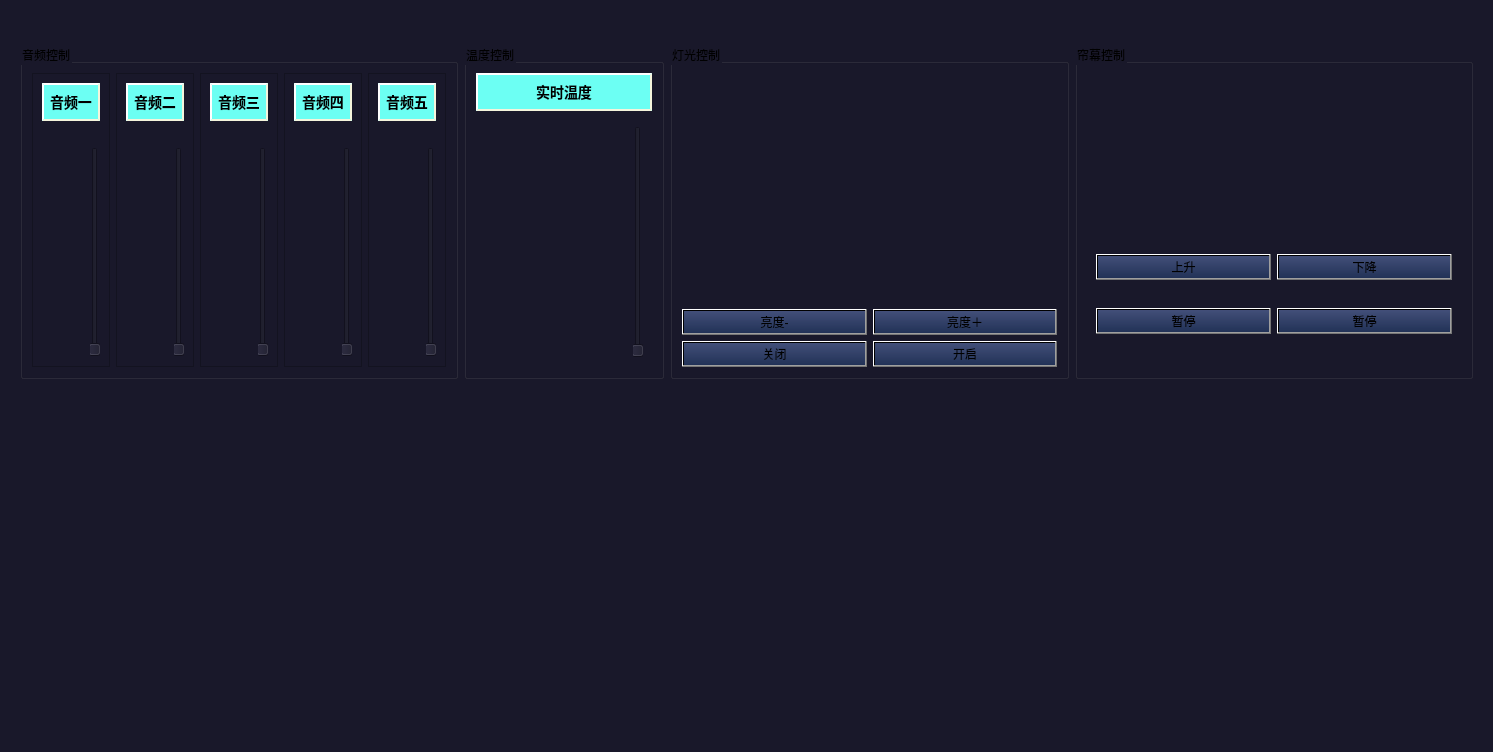
<?xml version="1.0" encoding="UTF-8"?>
<ui version="4.0">
 <class>frmcontrol</class>
 <widget class="QWidget" name="frmcontrol">
  <property name="geometry">
   <rect>
    <x>0</x>
    <y>0</y>
    <width>1493</width>
    <height>752</height>
   </rect>
  </property>
  <property name="windowTitle">
   <string>Form</string>
  </property>
  <property name="styleSheet">
   <string notr="true">background-color: rgb(25, 24, 42);</string>
  </property>
  <layout class="QVBoxLayout" name="verticalLayout_7">
   <item>
    <widget class="QWidget" name="widget_6" native="true">
     <layout class="QHBoxLayout" name="horizontalLayout_6"/>
    </widget>
   </item>
   <item>
    <widget class="QWidget" name="widget_4" native="true">
     <layout class="QGridLayout" name="gridLayout_3">
      <item row="0" column="0">
       <widget class="QGroupBox" name="groupBox">
        <property name="title">
         <string>音频控制</string>
        </property>
        <layout class="QHBoxLayout" name="horizontalLayout_4">
         <item>
          <widget class="QFrame" name="frame">
           <property name="maximumSize">
            <size>
             <width>200</width>
             <height>16777215</height>
            </size>
           </property>
           <property name="frameShape">
            <enum>QFrame::StyledPanel</enum>
           </property>
           <property name="frameShadow">
            <enum>QFrame::Raised</enum>
           </property>
           <layout class="QVBoxLayout" name="verticalLayout_2">
            <item>
             <layout class="QVBoxLayout" name="verticalLayout">
              <item>
               <widget class="QPushButton" name="pushButton">
                <property name="styleSheet">
                 <string notr="true">QPushButton {
	background-color: rgb(108, 255, 243);
    border-style: outset;
    border-width: 2px;
 
    border-color: beige;
    font: bold 14px;
 
    padding: 6px;
}</string>
                </property>
                <property name="text">
                 <string>音频一</string>
                </property>
               </widget>
              </item>
              <item>
               <widget class="QLabel" name="label">
                <property name="maximumSize">
                 <size>
                  <width>16777215</width>
                  <height>30</height>
                 </size>
                </property>
                <property name="text">
                 <string/>
                </property>
               </widget>
              </item>
              <item>
               <layout class="QHBoxLayout" name="horizontalLayout">
                <item>
                 <widget class="BarVolume" name="widget" native="true"/>
                </item>
                <item>
                 <widget class="QSlider" name="verticalSlider">
                  <property name="styleSheet">
                   <string notr="true">width:10px;

</string>
                  </property>
                  <property name="orientation">
                   <enum>Qt::Vertical</enum>
                  </property>
                 </widget>
                </item>
               </layout>
              </item>
             </layout>
            </item>
           </layout>
          </widget>
         </item>
         <item>
          <widget class="QFrame" name="frame_2">
           <property name="maximumSize">
            <size>
             <width>100</width>
             <height>16777215</height>
            </size>
           </property>
           <property name="frameShape">
            <enum>QFrame::StyledPanel</enum>
           </property>
           <property name="frameShadow">
            <enum>QFrame::Raised</enum>
           </property>
           <layout class="QVBoxLayout" name="verticalLayout_3">
            <item>
             <layout class="QVBoxLayout" name="verticalLayout_4">
              <item>
               <widget class="QPushButton" name="pushButton_2">
                <property name="styleSheet">
                 <string notr="true">QPushButton {
	background-color: rgb(108, 255, 243);
    border-style: outset;
    border-width: 2px;
 
    border-color: beige;
    font: bold 14px;
 
    padding: 6px;
}</string>
                </property>
                <property name="text">
                 <string>音频二</string>
                </property>
               </widget>
              </item>
              <item>
               <widget class="QLabel" name="label_2">
                <property name="maximumSize">
                 <size>
                  <width>16777215</width>
                  <height>30</height>
                 </size>
                </property>
                <property name="text">
                 <string/>
                </property>
               </widget>
              </item>
              <item>
               <layout class="QHBoxLayout" name="horizontalLayout_2">
                <item>
                 <widget class="BarVolume" name="widget_2" native="true"/>
                </item>
                <item>
                 <widget class="QSlider" name="verticalSlider_2">
                  <property name="styleSheet">
                   <string notr="true">width:10px;

</string>
                  </property>
                  <property name="orientation">
                   <enum>Qt::Vertical</enum>
                  </property>
                 </widget>
                </item>
               </layout>
              </item>
             </layout>
            </item>
           </layout>
          </widget>
         </item>
         <item>
          <widget class="QFrame" name="frame_3">
           <property name="maximumSize">
            <size>
             <width>200</width>
             <height>16777215</height>
            </size>
           </property>
           <property name="frameShape">
            <enum>QFrame::StyledPanel</enum>
           </property>
           <property name="frameShadow">
            <enum>QFrame::Raised</enum>
           </property>
           <layout class="QVBoxLayout" name="verticalLayout_5">
            <item>
             <layout class="QVBoxLayout" name="verticalLayout_6">
              <item>
               <widget class="QPushButton" name="pushButton_3">
                <property name="styleSheet">
                 <string notr="true">QPushButton {
	background-color: rgb(108, 255, 243);
    border-style: outset;
    border-width: 2px;
 
    border-color: beige;
    font: bold 14px;
 
    padding: 6px;
}</string>
                </property>
                <property name="text">
                 <string>音频三</string>
                </property>
               </widget>
              </item>
              <item>
               <widget class="QLabel" name="label_3">
                <property name="maximumSize">
                 <size>
                  <width>16777215</width>
                  <height>30</height>
                 </size>
                </property>
                <property name="text">
                 <string/>
                </property>
               </widget>
              </item>
              <item>
               <layout class="QHBoxLayout" name="horizontalLayout_3">
                <item>
                 <widget class="BarVolume" name="widget_3" native="true"/>
                </item>
                <item>
                 <widget class="QSlider" name="verticalSlider_3">
                  <property name="styleSheet">
                   <string notr="true">width:10px;

</string>
                  </property>
                  <property name="orientation">
                   <enum>Qt::Vertical</enum>
                  </property>
                 </widget>
                </item>
               </layout>
              </item>
             </layout>
            </item>
           </layout>
          </widget>
         </item>
         <item>
          <widget class="QFrame" name="frame_4">
           <property name="maximumSize">
            <size>
             <width>200</width>
             <height>16777215</height>
            </size>
           </property>
           <property name="frameShape">
            <enum>QFrame::StyledPanel</enum>
           </property>
           <property name="frameShadow">
            <enum>QFrame::Raised</enum>
           </property>
           <layout class="QVBoxLayout" name="verticalLayout_15">
            <item>
             <layout class="QVBoxLayout" name="verticalLayout_16">
              <item>
               <widget class="QPushButton" name="pushButton_11">
                <property name="styleSheet">
                 <string notr="true">QPushButton {
	background-color: rgb(108, 255, 243);
    border-style: outset;
    border-width: 2px;
 
    border-color: beige;
    font: bold 14px;
 
    padding: 6px;
}</string>
                </property>
                <property name="text">
                 <string>音频四</string>
                </property>
               </widget>
              </item>
              <item>
               <widget class="QLabel" name="label_4">
                <property name="maximumSize">
                 <size>
                  <width>16777215</width>
                  <height>30</height>
                 </size>
                </property>
                <property name="text">
                 <string/>
                </property>
               </widget>
              </item>
              <item>
               <layout class="QHBoxLayout" name="horizontalLayout_8">
                <item>
                 <widget class="BarVolume" name="widget_10" native="true"/>
                </item>
                <item>
                 <widget class="QSlider" name="verticalSlider_5">
                  <property name="styleSheet">
                   <string notr="true">width:10px;

</string>
                  </property>
                  <property name="orientation">
                   <enum>Qt::Vertical</enum>
                  </property>
                 </widget>
                </item>
               </layout>
              </item>
             </layout>
            </item>
           </layout>
          </widget>
         </item>
         <item>
          <widget class="QFrame" name="frame_5">
           <property name="maximumSize">
            <size>
             <width>200</width>
             <height>16777215</height>
            </size>
           </property>
           <property name="frameShape">
            <enum>QFrame::StyledPanel</enum>
           </property>
           <property name="frameShadow">
            <enum>QFrame::Raised</enum>
           </property>
           <layout class="QVBoxLayout" name="verticalLayout_17">
            <item>
             <layout class="QVBoxLayout" name="verticalLayout_18">
              <item>
               <widget class="QPushButton" name="pushButton_12">
                <property name="styleSheet">
                 <string notr="true">QPushButton {
	background-color: rgb(108, 255, 243);
    border-style: outset;
    border-width: 2px;
 
    border-color: beige;
    font: bold 14px;
 
    padding: 6px;
}</string>
                </property>
                <property name="text">
                 <string>音频五</string>
                </property>
               </widget>
              </item>
              <item>
               <widget class="QLabel" name="label_5">
                <property name="maximumSize">
                 <size>
                  <width>16777215</width>
                  <height>30</height>
                 </size>
                </property>
                <property name="text">
                 <string/>
                </property>
               </widget>
              </item>
              <item>
               <layout class="QHBoxLayout" name="horizontalLayout_9">
                <item>
                 <widget class="BarVolume" name="widget_11" native="true"/>
                </item>
                <item>
                 <widget class="QSlider" name="verticalSlider_6">
                  <property name="styleSheet">
                   <string notr="true">width:10px;

</string>
                  </property>
                  <property name="orientation">
                   <enum>Qt::Vertical</enum>
                  </property>
                 </widget>
                </item>
               </layout>
              </item>
             </layout>
            </item>
           </layout>
          </widget>
         </item>
        </layout>
       </widget>
      </item>
      <item row="0" column="1">
       <widget class="QGroupBox" name="groupBox_5">
        <property name="minimumSize">
         <size>
          <width>200</width>
          <height>0</height>
         </size>
        </property>
        <property name="maximumSize">
         <size>
          <width>200</width>
          <height>16777215</height>
         </size>
        </property>
        <property name="title">
         <string>温度控制</string>
        </property>
        <layout class="QVBoxLayout" name="verticalLayout_22">
         <item>
          <widget class="QPushButton" name="pushButton_16">
           <property name="styleSheet">
            <string notr="true">QPushButton {
	background-color: rgb(108, 255, 243);
    border-style: outset;
    border-width: 2px;
 
    border-color: beige;
    font: bold 14px;
 
    padding: 6px;
}</string>
           </property>
           <property name="text">
            <string>实时温度</string>
           </property>
          </widget>
         </item>
         <item>
          <widget class="QWidget" name="widget_12" native="true">
           <layout class="QHBoxLayout" name="horizontalLayout_10">
            <item>
             <widget class="BarTemp" name="widget_13" native="true"/>
            </item>
            <item>
             <widget class="QSlider" name="verticalSlider_7">
              <property name="styleSheet">
               <string notr="true">width:10px;</string>
              </property>
              <property name="orientation">
               <enum>Qt::Vertical</enum>
              </property>
             </widget>
            </item>
           </layout>
          </widget>
         </item>
        </layout>
       </widget>
      </item>
      <item row="0" column="2">
       <widget class="QGroupBox" name="led">
        <property name="minimumSize">
         <size>
          <width>300</width>
          <height>0</height>
         </size>
        </property>
        <property name="title">
         <string>灯光控制</string>
        </property>
        <layout class="QGridLayout" name="gridLayout_2">
         <item row="1" column="0">
          <widget class="QPushButton" name="btn_ledcut">
           <property name="styleSheet">
            <string notr="true">QPushButton{
	background-color: qlineargradient(spread:pad,  x1:0, x2:0, y1:0, y2:1,stop: 0 rgba(130,164,243,100),stop: 1 rgba(34,50,87,255));
}
QPushButton:pressed{
	background-color: rgba(39,226,240,100);
}
QPushButton:checked{
	background-color: rgb(255,202,24);
}</string>
           </property>
           <property name="text">
            <string>亮度-</string>
           </property>
          </widget>
         </item>
         <item row="0" column="0" colspan="2">
          <widget class="QLabel" name="label_6">
           <property name="styleSheet">
            <string notr="true">border-image: url(:/new/prefix1/other/image/led.png);</string>
           </property>
           <property name="text">
            <string/>
           </property>
          </widget>
         </item>
         <item row="1" column="1">
          <widget class="QPushButton" name="btn_ledadd">
           <property name="styleSheet">
            <string notr="true">QPushButton{
	background-color: qlineargradient(spread:pad,  x1:0, x2:0, y1:0, y2:1,stop: 0 rgba(130,164,243,100),stop: 1 rgba(34,50,87,255));
}
QPushButton:pressed{
	background-color: rgba(39,226,240,100);
}
QPushButton:checked{
	background-color: rgb(255,202,24);
}</string>
           </property>
           <property name="text">
            <string>亮度＋</string>
           </property>
          </widget>
         </item>
         <item row="2" column="0">
          <widget class="QPushButton" name="btn_ledClose">
           <property name="styleSheet">
            <string notr="true">QPushButton{
	background-color: qlineargradient(spread:pad,  x1:0, x2:0, y1:0, y2:1,stop: 0 rgba(130,164,243,100),stop: 1 rgba(34,50,87,255));
}
QPushButton:pressed{
	background-color: rgba(39,226,240,100);
}
QPushButton:checked{
	background-color: rgb(255,202,24);
}</string>
           </property>
           <property name="text">
            <string>关闭</string>
           </property>
          </widget>
         </item>
         <item row="2" column="1">
          <widget class="QPushButton" name="btn_ledOpen">
           <property name="styleSheet">
            <string notr="true">QPushButton{
	background-color: qlineargradient(spread:pad,  x1:0, x2:0, y1:0, y2:1,stop: 0 rgba(130,164,243,100),stop: 1 rgba(34,50,87,255));
}
QPushButton:pressed{
	background-color: rgba(39,226,240,100);
}
QPushButton:checked{
	background-color: rgb(255,202,24);
}</string>
           </property>
           <property name="text">
            <string>开启</string>
           </property>
          </widget>
         </item>
        </layout>
       </widget>
      </item>
      <item row="0" column="3">
       <widget class="QGroupBox" name="groupBox_4">
        <property name="minimumSize">
         <size>
          <width>300</width>
          <height>0</height>
         </size>
        </property>
        <property name="title">
         <string>帘幕控制</string>
        </property>
        <layout class="QVBoxLayout" name="verticalLayout_14">
         <item>
          <widget class="QWidget" name="widget_7" native="true">
           <property name="minimumSize">
            <size>
             <width>250</width>
             <height>0</height>
            </size>
           </property>
           <layout class="QVBoxLayout" name="verticalLayout_8">
            <item>
             <widget class="QWidget" name="widget_8" native="true">
              <property name="minimumSize">
               <size>
                <width>250</width>
                <height>0</height>
               </size>
              </property>
              <property name="styleSheet">
               <string notr="true">border-image: url(:/banner/19.png);</string>
              </property>
             </widget>
            </item>
           </layout>
          </widget>
         </item>
         <item>
          <widget class="QWidget" name="widget_9" native="true">
           <layout class="QGridLayout" name="gridLayout">
            <item row="2" column="1">
             <widget class="QPushButton" name="ptn_topstop">
              <property name="styleSheet">
               <string notr="true">QPushButton{
	background-color: qlineargradient(spread:pad,  x1:0, x2:0, y1:0, y2:1,stop: 0 rgba(130,164,243,100),stop: 1 rgba(34,50,87,255));
}
QPushButton:pressed{
	background-color: rgba(39,226,240,100);
}
QPushButton:checked{
	background-color: rgb(255,202,24);
}</string>
              </property>
              <property name="text">
               <string>暂停</string>
              </property>
             </widget>
            </item>
            <item row="1" column="2">
             <widget class="QPushButton" name="ptn_down">
              <property name="styleSheet">
               <string notr="true">QPushButton{
	background-color: qlineargradient(spread:pad,  x1:0, x2:0, y1:0, y2:1,stop: 0 rgba(130,164,243,100),stop: 1 rgba(34,50,87,255));
}
QPushButton:pressed{
	background-color: rgba(39,226,240,100);
}
QPushButton:checked{
	background-color: rgb(255,202,24);
}</string>
              </property>
              <property name="text">
               <string>下降</string>
              </property>
             </widget>
            </item>
            <item row="1" column="1">
             <widget class="QPushButton" name="ptn_up">
              <property name="styleSheet">
               <string notr="true">QPushButton{
	background-color: qlineargradient(spread:pad,  x1:0, x2:0, y1:0, y2:1,stop: 0 rgba(130,164,243,100),stop: 1 rgba(34,50,87,255));
}
QPushButton:pressed{
	background-color: rgba(39,226,240,100);
}
QPushButton:checked{
	background-color: rgb(255,202,24);
}</string>
              </property>
              <property name="text">
               <string>上升</string>
              </property>
             </widget>
            </item>
            <item row="2" column="2">
             <widget class="QPushButton" name="btn_dwonstop">
              <property name="styleSheet">
               <string notr="true">QPushButton{
	background-color: qlineargradient(spread:pad,  x1:0, x2:0, y1:0, y2:1,stop: 0 rgba(130,164,243,100),stop: 1 rgba(34,50,87,255));
}
QPushButton:pressed{
	background-color: rgba(39,226,240,100);
}
QPushButton:checked{
	background-color: rgb(255,202,24);
}</string>
              </property>
              <property name="text">
               <string>暂停</string>
              </property>
             </widget>
            </item>
           </layout>
          </widget>
         </item>
        </layout>
       </widget>
      </item>
     </layout>
    </widget>
   </item>
   <item>
    <spacer name="verticalSpacer">
     <property name="orientation">
      <enum>Qt::Vertical</enum>
     </property>
     <property name="sizeHint" stdset="0">
      <size>
       <width>20</width>
       <height>344</height>
      </size>
     </property>
    </spacer>
   </item>
  </layout>
 </widget>
 <customwidgets>
  <customwidget>
   <class>BarVolume</class>
   <extends>QWidget</extends>
   <header>barvolume.h</header>
   <container>1</container>
  </customwidget>
  <customwidget>
   <class>BarTemp</class>
   <extends>QWidget</extends>
   <header>bartemp.h</header>
   <container>1</container>
  </customwidget>
 </customwidgets>
 <resources/>
 <connections/>
</ui>
